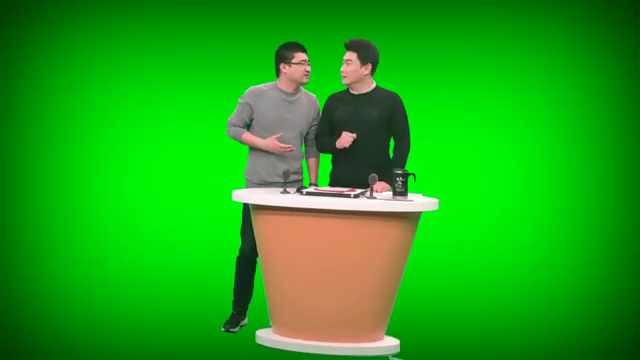
#> input picture frame 111 of 크로마키/imgs/News Presenter Anchor Green Screen Chroma Key Video.mp4, 640 x 360 px, given in place of whitewall.avi, which was not available
$ python chroma_vid.py
#> lines starting #> are read from the running program, lines starting #| are printed output that depends on the picture; after the words box and inside, x2 and y2 are one past the last pixel; in counts of white or black regions, pixels touching at a corner belong together; pictures that were not available may be replaced by others from this repository, and a replacement may not be noted
import cv2
import numpy as np
import time

cap = cv2.VideoCapture('whitewall.avi')

while True:
    ret, frame = cap.read()
#> frame is the input picture: shape (360, 640, 3); mean B, G, R 21.4, 165.9, 29.3

    if (ret):
        gray = cv2.cvtColor(frame, cv2.COLOR_BGR2GRAY)
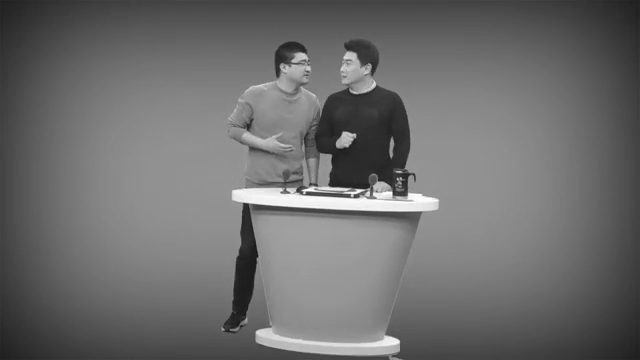
#> gray: shape (360, 640); min 18, max 255, mean 108.6
        ret, thresh = cv2.threshold(gray, 130, 255, 0)
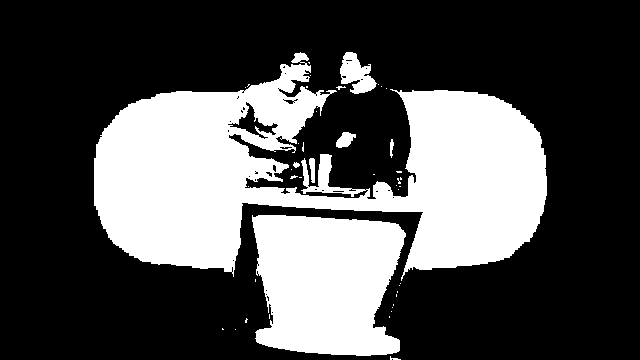
#> thresh: shape (360, 640); 31.4% white; 44 white regions (36 under 20 px)
        contours, hierarchy = cv2.findContours(thresh, cv2.RETR_TREE, cv2.CHAIN_APPROX_SIMPLE)
#> contours = 88 contours, 76 with area under 20; largest, box (x1, y1, x2, y2) and area: (94, 52, 547, 281) 52711, (252, 215, 406, 356) 17342, (340, 52, 377, 94) 838, (227, 101, 279, 140) 605, (336, 132, 356, 148) 178
        cv2.drawContours(frame, contours, -1, (255, 255, 0), 3)
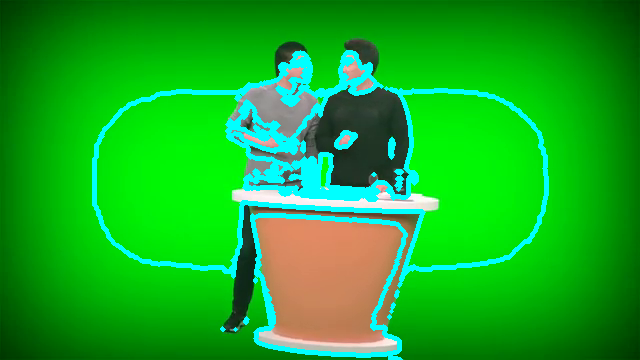
#> frame: shape (360, 640, 3); 7.78% of pixels changed, all inside (x1, y1, x2, y2) = (92, 50, 549, 360)

        cv2.imshow('frame',frame)
        cv2.imshow('contours', thresh)

    if cv2.waitKey(1) & 0xFF == ord('q'):
#> (key q is pressed here)
            break


cap.release()
cv2.destroyAllWindows()

$ run again, starting later in the video
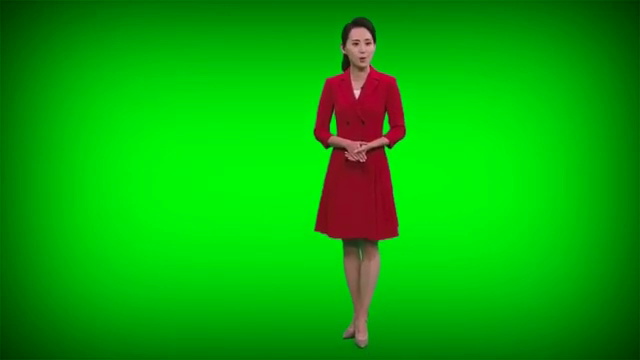
#> input picture frame 499 of 크로마키/imgs/News Presenter Anchor Green Screen Chroma Key Video.mp4, 640 x 360 px, given in place of whitewall.avi, which was not available
#> frame is the input picture: shape (360, 640, 3); mean B, G, R 6.6, 171.7, 9.7
#> `ret, thresh = cv2.threshold(gray, 130, 255, 0)`:
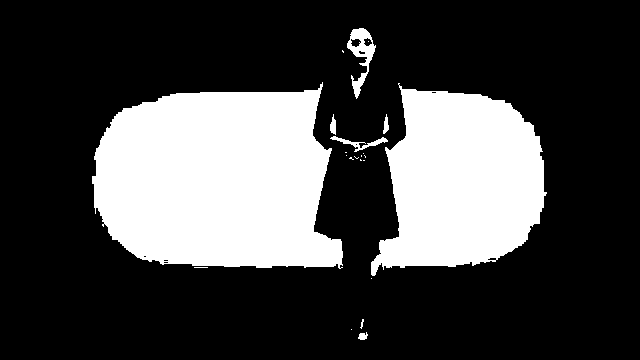
#> thresh: shape (360, 640); 26.9% white; 22 white regions (15 under 20 px)
#> contours = 31 contours, 20 with area under 20; largest, box (x1, y1, x2, y2) and area: (92, 82, 343, 269) 36594, (371, 83, 547, 276) 23295, (347, 28, 376, 99) 780, (330, 136, 388, 152) 171, (350, 38, 362, 48) 70
#> `cv2.drawContours(frame, contours, -1, (255, 255, 0), 3)`:
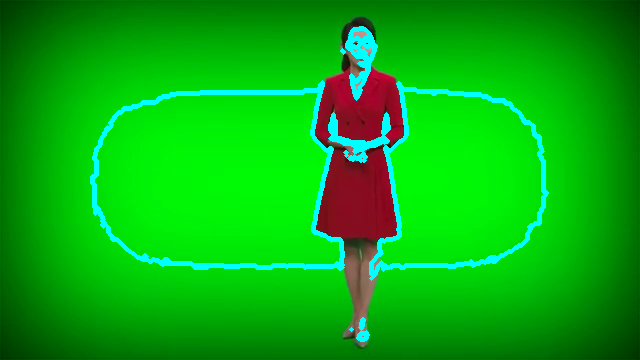
#> frame: shape (360, 640, 3); 4.24% of pixels changed, all inside (x1, y1, x2, y2) = (90, 26, 549, 342)

$ run again, starting later in the video
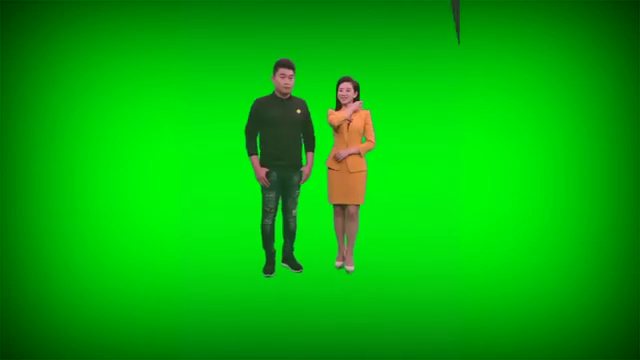
#> input picture frame 888 of 크로마키/imgs/News Presenter Anchor Green Screen Chroma Key Video.mp4, 640 x 360 px, given in place of whitewall.avi, which was not available
#> frame is the input picture: shape (360, 640, 3); mean B, G, R 8, 175, 6.9
#> `ret, thresh = cv2.threshold(gray, 130, 255, 0)`:
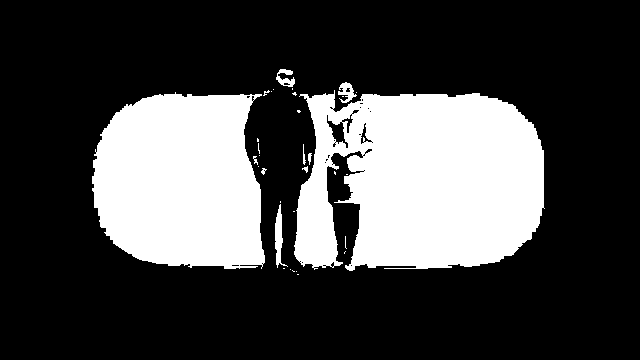
#> thresh: shape (360, 640); 27% white; 33 white regions (23 under 20 px)
#> contours = 67 contours, 57 with area under 20; largest, box (x1, y1, x2, y2) and area: (294, 90, 545, 271) 35810, (92, 92, 265, 269) 24990, (326, 114, 349, 149) 289, (275, 204, 288, 268) 276, (338, 82, 357, 103) 166
#> `cv2.drawContours(frame, contours, -1, (255, 255, 0), 3)`:
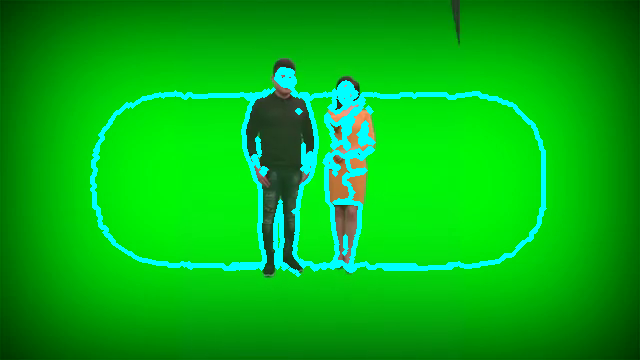
#> frame: shape (360, 640, 3); 5.45% of pixels changed, all inside (x1, y1, x2, y2) = (90, 67, 547, 277)
